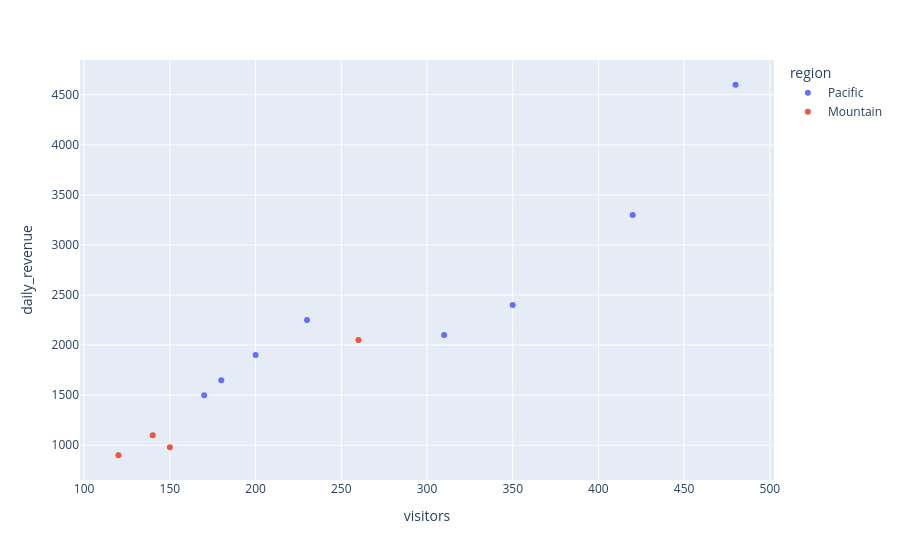

Source (notebook cell):
### Markdown cell above
### `px.scatter()`

### Code cell
import pandas as pd
import plotly.express as px

stores = pd.read_csv('stores.csv')
fig = px.scatter(stores, x='visitors', y='daily_revenue',
                 color='region')
fig.show()

### Figure 1 — Plotly figure (JSON) as saved in the notebook; plotly's stock layout.template omitted (floating-point values rounded to 4 significant figures)
{"data": [{"hovertemplate": "region=Pacific<br>visitors=%{x}<br>daily_revenue=%{y}<extra></extra>", "legendgroup": "Pacific", "marker": {"color": "#636efa", "symbol": "circle"}, "mode": "markers", "name": "Pacific", "orientation": "v", "showlegend": true, "type": "scatter", "x": [310, 180, 420, 230, 200, 480, 350, 170], "xaxis": "x", "y": [2100, 1650, 3300, 2250, 1900, 4600, 2400, 1500], "yaxis": "y"}, {"hovertemplate": "region=Mountain<br>visitors=%{x}<br>daily_revenue=%{y}<extra></extra>", "legendgroup": "Mountain", "marker": {"color": "#EF553B", "symbol": "circle"}, "mode": "markers", "name": "Mountain", "orientation": "v", "showlegend": true, "type": "scatter", "x": [150, 260, 140, 120], "xaxis": "x", "y": [980, 2050, 1100, 900], "yaxis": "y"}], "layout": {"legend": {"title": {"text": "region"}, "tracegroupgap": 0}, "margin": {"t": 60}, "xaxis": {"anchor": "y", "domain": [0.0, 1.0], "title": {"text": "visitors"}}, "yaxis": {"anchor": "x", "domain": [0.0, 1.0], "title": {"text": "daily_revenue"}}}}
